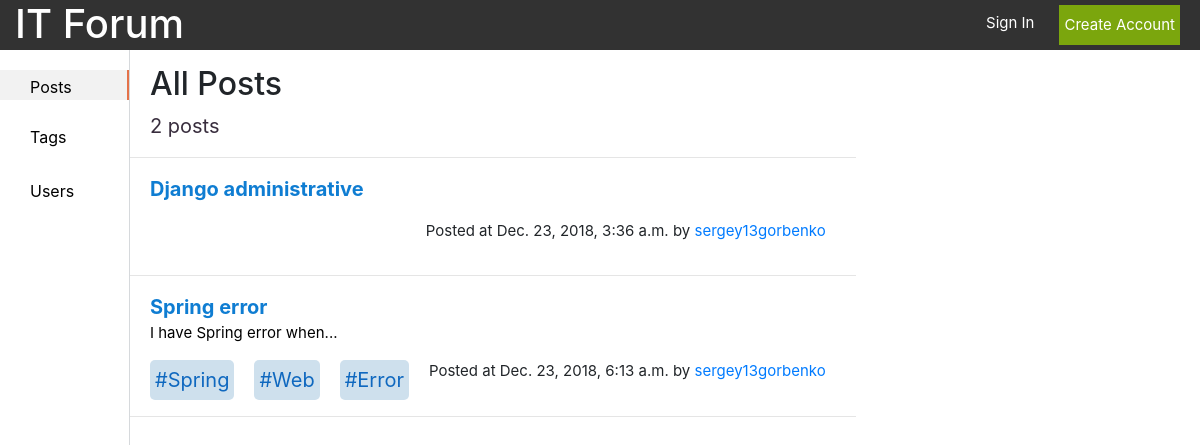
/posts/, run on an earlier commit of the app's database.
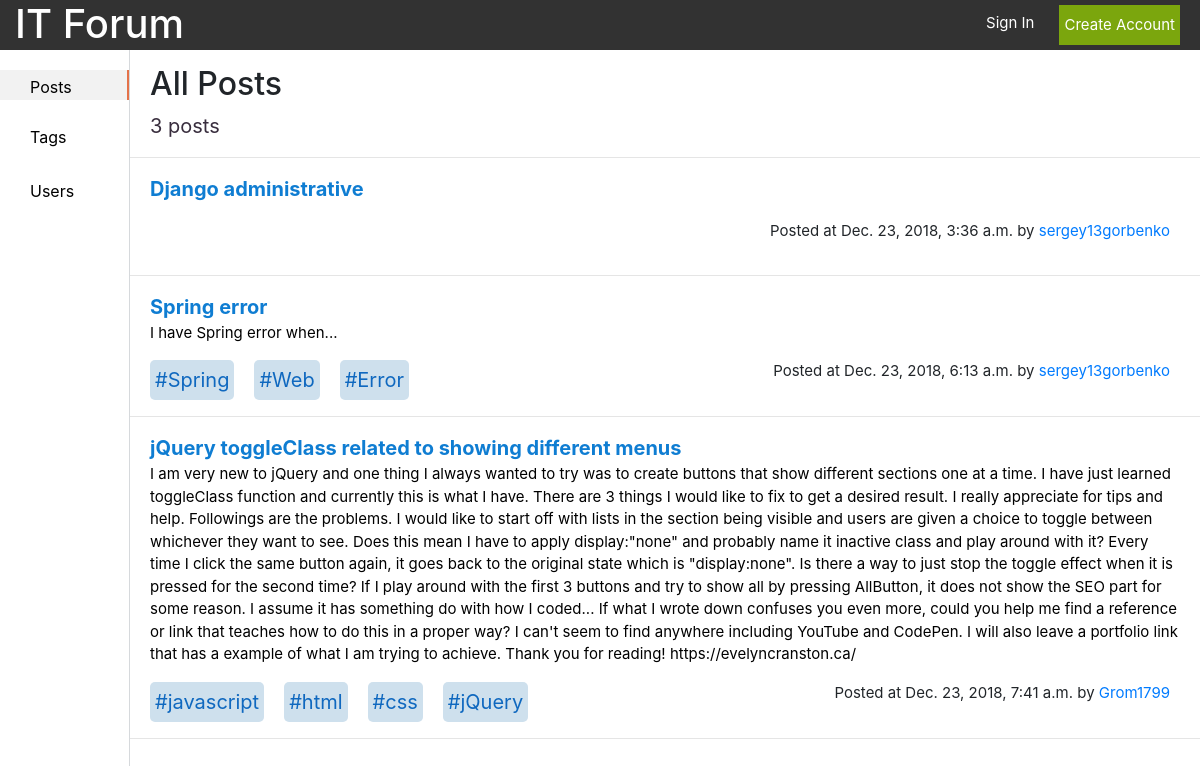
And on a later commit of the database.
### forum/models.py (models this page shows, shortened)
class Post(models.Model):
    id = models.AutoField(primary_key=True)
    theme = models.CharField(max_length=100, unique=True, error_messages={'unique': "This theme has already exist."})
    context = models.TextField(default='', blank=True, null=True)
    creator = models.ForeignKey(UserProfile, on_delete=models.CASCADE)
    create = models.DateTimeField(auto_now_add=True)
    tags = models.ManyToManyField(Tag)
    like = models.IntegerField(default=0)
    dislike = models.IntegerField(default=0)

class UserProfile(models.Model):
    user = models.OneToOneField(User, on_delete=models.CASCADE)
    photo = models.ImageField(upload_to='gallery_photos', blank=True, null=True)
    count_posts = models.IntegerField(default=0)
    count_tags = models.IntegerField(default=0)
    def __str__(self):
        return self.user.username

class Tag(models.Model):
    id = models.AutoField(primary_key=True)
    name = models.CharField(max_length=15, unique=True)
    context = models.TextField(default='', blank=True, null=True)
    creator = models.ForeignKey(UserProfile, on_delete=models.CASCADE)
    create = models.DateTimeField(auto_now_add=True)
    count = models.IntegerField(default=0)
    def __str__(self):
        return '#' + self.name

### forum/views.py (the view)
# urls.py: path('posts/', views.posts, name='posts'),
def posts(request):
    if request.method == 'GET':
        if request.GET.get('tag'):
            all_posts = Post.objects.filter(tags__name=request.GET.get('tag'))
        else:
            all_posts = Post.objects.all()
        form = CreatePost()
        context = {'posts': all_posts, 'form': form}
        return render(request, 'post/posts.html', context=context)

### templates/post/posts.html (shortened to what this page needs)
{% load static %}
<!DOCTYPE html>
<html lang="en">
<head>
    <link rel="stylesheet" href="https://stackpath.bootstrapcdn.com/bootstrap/4.1.3/css/bootstrap.min.css"
>
    <link rel="stylesheet" href="//code.jquery.com/ui/1.12.1/themes/base/jquery-ui.css">
    <link rel="stylesheet" href="{% static 'css/jquery.tag-editor.css' %}">
    <link rel="stylesheet" href="{% static 'css/style.css' %}">
</head>
<body>
<header class="header container-fluid d-flex justify-content-between">
    <a href="/">
        <h1>IT Forum</h1>
    </a>
    {% if user.is_authenticated %}
        <div class="d-flex justify-content-end">
            <span class="username"><a href="/profile">{{ user.username }}</a></span>
            <a class="log_out" href="/logout">
                <p class="small_text">Log out</p>
            </a>
        </div>
    {% else %}
        <div class="d-flex justify-content-end">
            <a class="sign_in_text" href="/login">
                <p class="small_text">Sign In</p>
            </a>
            <button class="btn-default green_btn small_text" onclick="location.href='/registration'">Create Account
            </button>
        </div>
    {% endif %}
</header>
<section class="d-flex content">
    <div class="list">
        <ul class="left_sidebar">
            <li id="posts"><a href="/posts">Posts</a></li>
            <li id="tags"><a href="/tags">Tags</a></li>
            <li is="users"><a href="/users">Users</a></li>
        </ul>
    </div>
    <div class="page">
        {% if posts %}
            <div class="head d-flex justify-content-between">
                <h2>All Posts</h2>
            </div>
            <div class="posts_count">
                <p>{{ posts.count }} posts</p>
            </div>
            <hr>
            {% for post in posts %}
                <div class="post">
                    <p class="post_header" onclick="location.href = '/posts/{{ post.id }}/'">{{ post.theme }}</p>
                    <p class="post_text">{{ post.context }}</p>
                    <div class="d-flex justify-content-between">
                        <div class="d-flex">
                            {% for tag in post.tags.all %}
                                <div class="tag">
                                    <a class="tag_name"
                                       href="/posts?tag={{ tag.name }}"><span>{{ tag }}</span></a>
                                </div>
                            {% endfor %}
                        </div>
                        <div class="time">
                            <p>Posted at {{ post.create }} by <a class="post_username"
                                                                 href="/profile/{{ post.creator }}"><span>{{ post.creator }}</span></a>
                            </p>
                        </div>
                    </div>
                </div>
                <hr/>
            {% endfor %}
        {% endif %}
    </div>
</section>
</body>
</html>

What changed in the data, as far as the page shows it:
added Post: theme "jQuery toggleClass related to showing different menus", context "I am very new to jQuery and one thing I always wanted to try was to create buttons that show different sections one at a time. I have just learned toggleClass function and currently this is what I have. There are 3 things I would like to fix to get a desired result. I really appreciate for tips and help. Followings are the problems. I would like to start off with lists in the section being visible and users are given a choice to toggle between whichever they want to see. Does this mean I have to apply display:\"none\" and probably name it inactive class and play around with it? Every time I click the same button again, it goes back to the original state which is \"display:none\". Is there a way…", create "Dec. 23, 2018, 7:41 a.m.", creator "Grom1799"
added Tag: name "#javascript", shown under "jQuery toggleClass related to showing different menus"
added Tag: name "#html", shown under "jQuery toggleClass related to showing different menus"
added Tag: name "#css", shown under "jQuery toggleClass related to showing different menus"
added Tag: name "#jQuery", shown under "jQuery toggleClass related to showing different menus"
Also different on the page:
{{ posts.count }}: "2" → "3"
